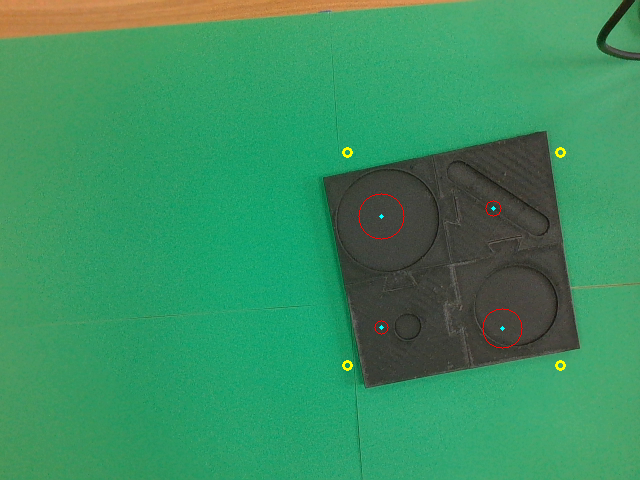
#> input picture ai_测试工具/工位帧/原图/pocketcheck_sample.png, 640 x 480 px, given in place of the camera
$ python list_cameras.py
#> lines starting #> are read from the running program, lines starting #| are printed output that depends on the picture
### assembly_vision/assemvision/sources/uvc_stereo.py
# -*- coding: utf-8 -*-
"""真实双目相机（HBV-1714-2 S2.0）—— 输出单路 UVC 拼接图，用 cv2.VideoCapture 读。

三种采集方式预留说明（config/camera.yaml 的 capture.decoder）：
  full      先用这个：全尺寸 MJPG 解码，Pi 4B 约 15-25 ms/帧，分线程后不影响 30fps
  reduced2  TODO 需要从 V4L2 取裸 MJPEG 再用 cv2.imdecode(..., IMREAD_REDUCED_COLOR_2)
            解码开销只有全解的一半左右，且同一份裸流可解出两种分辨率。
            实现要点：用 fcntl.ioctl + VIDIOC_DQBUF 取 mmap 缓冲区，属底层操作，
            等整机跑通后再补。接口已经留好（_open_raw / _read_raw）。
"""
from __future__ import annotations

import os
import subprocess
import sys
from typing import Optional

import cv2
import numpy as np

from ..config import Config
from ..types import Frame
from .base import CameraSource, split_stereo

# 后端名 -> OpenCV 常量。★ 这是 Windows 上能不能出图的关键：
#   V4L2 是 Linux 专用接口，在 Windows 上 VideoCapture(0, CAP_V4L2) 必然 isOpened()=False。
#   实测（本机 OpenCV 4.12）：CAP_V4L2 -> False，CAP_DSHOW -> True。
_BACKENDS = {
    "v4l2": "CAP_V4L2",         # Linux
    "dshow": "CAP_DSHOW",       # Windows（DirectShow，本项目实测必须用这个）
    "msmf": "CAP_MSMF",         # Windows Media Foundation
    "any": "CAP_ANY",
}


def resolve_backend(name: str) -> int:
    """把配置里的后端名解析成 OpenCV 常量。"""
    key = str(name or "any").strip().lower()
    attr = _BACKENDS.get(key)
    if attr is None or not hasattr(cv2, attr):
        return cv2.CAP_ANY
    return int(getattr(cv2, attr))


def default_backend_name() -> str:
    """按当前平台给出合适的默认后端名。"""
    return "v4l2" if sys.platform.startswith("linux") else "dshow"


class UvcStereoSource(CameraSource):
    # [75 lines left out: functions __init__, _backend_name, open, read, close, not called in this run]

    @property
    def name(self) -> str:
        return "UvcStereoSource(device=%s)" % self.cfg.get("device", 0)

    # ── 开机自检：锁定相机控件 ────────────────────────────────
    # [33 lines left out: functions apply_locked_controls, _apply_controls_v4l2, not called in this run]

    # yaml 里的控件名 -> OpenCV 属性。None 表示 OpenCV 没有对应属性，只能提示手工设。
    _CTRL_TO_PROP = {
        "auto_exposure": ("CAP_PROP_AUTO_EXPOSURE", {1: 0.25, 0: 0.75}),
        "exposure_absolute": ("CAP_PROP_EXPOSURE", None),
        "gain": ("CAP_PROP_GAIN", None),
        "white_balance_automatic": ("CAP_PROP_AUTO_WB", {0: 0.0, 1: 1.0}),
        "white_balance_temperature": ("CAP_PROP_WB_TEMPERATURE", None),
    }

    # [59 lines left out: functions _apply_controls_opencv, _open_raw, not called in this run]

    def _read_raw(self) -> bytes:
        raise NotImplementedError

### assembly_vision/tools/list_cameras.py
# -*- coding: utf-8 -*-
"""列出所有相机索引，告诉你哪个才是双目相机。

★ 为什么需要：Windows 上可能有多个摄像头设备（笔记本自带、外接网络摄像头、双目相机…），
   而 OpenCV 只用**索引**寻址。索引指错设备是"打不开 / 画面不对 / 分辨率怪异"的常见原因。
   实测本机就同时存在 "HD Webcam"(Error) 与 "3D_SHOP" 两个 Camera 类设备。

判据（三个一起看）：
   1. 分辨率是否是 1280x720 这类"双目拼接"尺寸（单眼 640x720）
   2. 左右半幅是否有视差（真双目）——用 NCC，对左右眼亮度差不敏感
   3. 画面里有没有你的工位（绿卡纸 / 黑料盘）

用法
    python tools/list_cameras.py                 # 扫索引 0~4
    python tools/list_cameras.py --max 6         # 扫更多
    python tools/list_cameras.py --save          # 把每个能打开的画面存到 data/probe
"""
from __future__ import annotations

import argparse
import os
import sys
import time

import cv2
import numpy as np

HERE = os.path.dirname(os.path.abspath(__file__))
ROOT = os.path.dirname(HERE)
sys.path.insert(0, ROOT)

from assemvision.imgio import imwrite_safe                       # noqa: E402
from assemvision.sources.uvc_stereo import (                      # noqa: E402
    default_backend_name, resolve_backend)


def stereo_score(frame: np.ndarray):
    """左右半幅的 NCC 与最佳位移。返回 (最佳位移, 峰值NCC, 未对齐NCC)。"""
    g = cv2.cvtColor(frame, cv2.COLOR_BGR2GRAY).astype(np.float32)
    h, w = g.shape[:2]
    half = w // 2
    a, b = g[:, :half], g[:, half:half * 2]
    if a.shape != b.shape or a.size == 0:
        return 0, 0.0, 0.0

    def ncc(d):
        x, y = a[:, d:], b[:, :half - d]
        if x.size == 0:
            return -1.0
        x = x - x.mean()
        y = y - y.mean()
        den = float(np.sqrt((x * x).sum()) * np.sqrt((y * y).sum()))
        return float((x * y).sum() / den) if den > 1e-9 else -1.0

    best = max(((ncc(d), d) for d in range(0, min(400, half - 5))), default=(-1.0, 0))
    return best[1], best[0], ncc(0)


def main() -> int:
    ap = argparse.ArgumentParser("list_cameras")
    ap.add_argument("--max", type=int, default=5, help="最多扫到第几个索引")
    ap.add_argument("--backend", default="", help="dshow | msmf | any，默认按平台")
    ap.add_argument("--fourcc", default="MJPG")
    ap.add_argument("--width", type=int, default=1280)
    ap.add_argument("--height", type=int, default=720)
    ap.add_argument("--save", action="store_true", help="把能打开的画面存到 data/probe")
    args = ap.parse_args()

    backend_name = args.backend or default_backend_name()
    backend = resolve_backend(backend_name)
    print("=" * 76)
    print(" 相机索引扫描    后端=%s  FOURCC=%s  请求 %dx%d"
          % (backend_name, args.fourcc, args.width, args.height))
    print("=" * 76)

    found = []
    for idx in range(args.max):
        cap = cv2.VideoCapture(idx, backend)
        if not cap.isOpened():
            cap.release()
            print("  索引 %d : 打不开" % idx)
            continue
        try:
            cap.set(cv2.CAP_PROP_FOURCC, cv2.VideoWriter_fourcc(*args.fourcc))
            cap.set(cv2.CAP_PROP_FRAME_WIDTH, args.width)
            cap.set(cv2.CAP_PROP_FRAME_HEIGHT, args.height)
            time.sleep(0.5)
            frame = None
            for _ in range(15):
                ok, f = cap.read()
#> f is the input picture: shape (480, 640, 3); mean B, G, R 96.8, 144.1, 57.9
                if ok and f is not None:
                    frame = f
            if frame is None:
                print("  索引 %d : 打开了但读不到帧" % idx)
                continue
            fh, fw = frame.shape[:2]
#> fh = 480; fw = 640
            gray = cv2.cvtColor(frame, cv2.COLOR_BGR2GRAY)
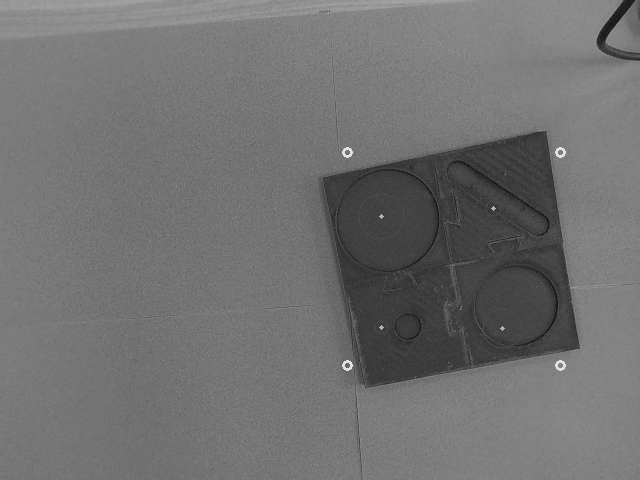
#> gray: shape (480, 640); min 17, max 226, mean 112.8
            mean_v = float(gray.mean())
#> mean_v = 112.8
            # 只有"宽明显大于高"且是偶数宽才可能是左右拼接
            d, ncc_peak, ncc0 = stereo_score(frame)
#> in stereo_score, `a, b = g[:, :half], g[:, half:half * 2]`:
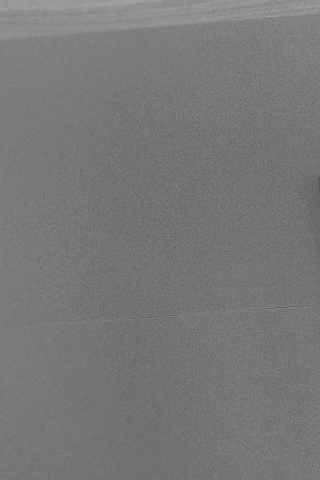
#> a: shape (480, 320) float32; min 84, max 165, mean 119.5
#> in ncc, `den = float(np.sqrt((x * x).sum()) * np.sqrt((y * y).sum()))`: den = 38627704
#> in ncc (call 5), `y = y - y.mean()`:
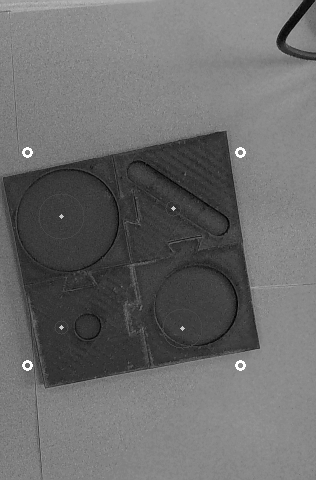
#> y: shape (480, 316) float32; min -88.89, max 120.1, mean 0; drawn with min black and max white
#> in ncc (call 5), `den = float(np.sqrt((x * x).sum()) * np.sqrt((y * y).sum()))`: den = 38260496
#> in ncc (call 7), `x = x - x.mean()`:
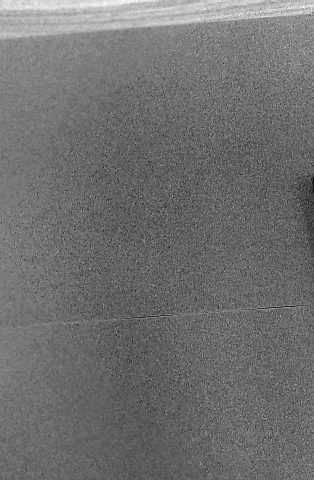
#> x: shape (480, 314) float32; min -35.43, max 45.57, mean 0; drawn with min black and max white
#> in ncc (call 7), `den = float(np.sqrt((x * x).sum()) * np.sqrt((y * y).sum()))`: den = 38072024
#> in ncc (call 9), `x, y = a[:, d:], b[:, :half - d]`:
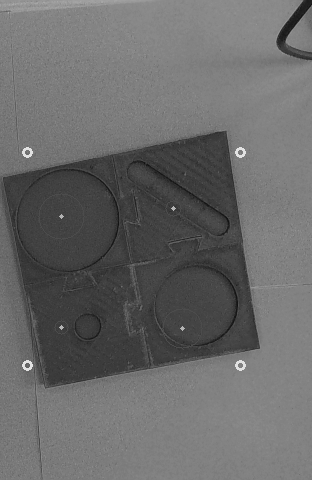
#> y: shape (480, 312) float32; min 17, max 226, mean 105.6
#> in ncc (call 9), `x = x - x.mean()`:
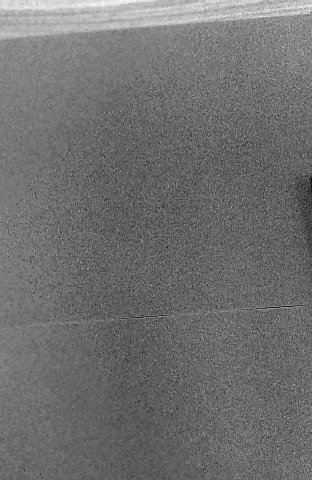
#> x: shape (480, 312) float32; min -35.4, max 45.6, mean 0; drawn with min black and max white
#> in ncc (call 9), `den = float(np.sqrt((x * x).sum()) * np.sqrt((y * y).sum()))`: den = 37883164
#> in ncc (call 11), `x = x - x.mean()`:
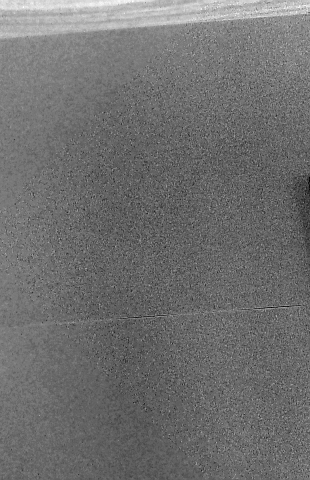
#> x: shape (480, 310) float32; min -35.36, max 45.64, mean 0; drawn with min black and max white
#> in ncc (call 11), `den = float(np.sqrt((x * x).sum()) * np.sqrt((y * y).sum()))`: den = 37683432
#> in stereo_score, `best = max(((ncc(d), d) for d in range(0, min(400, half - 5))), defaul..`: best = (0.74, 314)
#> d = 314; ncc_peak = 0.74; ncc0 = 0.256
            is_stereo = (fw >= 2 * fh or fw == 1280) and d > 5 and ncc_peak > 0.3
#> is_stereo = False
            tag = "★ 疑似双目相机" if is_stereo else ""
#> tag = ''
            exp = "过曝" if mean_v > 200 else ("偏暗" if mean_v < 60 else "曝光正常")
#> exp = '曝光正常'
            print("  索引 %d : %dx%d  mean=%5.1f (%s)  视差%+4dpx NCC=%.2f  %s"
                  % (idx, fw, fh, mean_v, exp, d, ncc_peak, tag))
#|   索引 0 : 640x480  mean=112.8 (曝光正常)  视差+314px NCC=0.74
            found.append((idx, fw, fh, is_stereo))
            if args.save:
                p = os.path.join(ROOT, "data", "probe", "cam%d_%dx%d.png" % (idx, fw, fh))
                if imwrite_safe(p, frame):
                    print("            已存样张: %s" % p)
        finally:
            cap.release()
        time.sleep(0.4)          # ★ 别连续猛开，UVC 相机反复开关会降级

    print("=" * 76)
    stereo = [f for f in found if f[3]]
    if stereo:
        idx = stereo[0][0]
        print(" ★ 结论：双目相机在**索引 %d**（%dx%d）" % (idx, stereo[0][1], stereo[0][2]))
        print("   请把 config/camera.yaml 的 device 改成 %d：\n      device: %d" % (idx, idx))
    elif found:
        print(" ⚠ 没有索引表现出「真双目」特征。可能：")
        print("   · 相机被别的程序占用（浏览器/会议软件/相机 App）")
        print("   · 设备处于 Error 状态（到设备管理器看有没有感叹号）")
        print("   · 需要拔插 USB 复位")
    else:
        print(" ✗ 一个相机都打不开。先做：拔插 USB → 换到主板后置口（不用 HUB）→ 关掉占用程序")
    return 0


if __name__ == "__main__":
    raise SystemExit(main())
#> (the program exits here)
